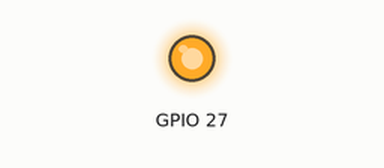
Simulated run of this program. Board: Raspberry Pi (BCM pin numbers). On the bench: output pins drawn as LEDs (lit = HIGH). At 20.0 s the program stops and its outputs stay as they are.

Above: at 0.1 s.
At 19.1 s:
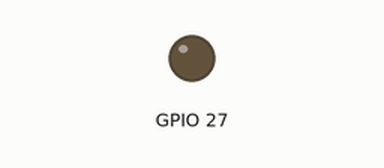
Timing chart, 0 to 20.6 s (numbered marks = the images above):
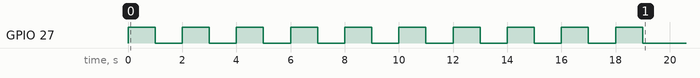

The program:

blinky.py
```python
# gpio_blink.py
# by Scott Kildall (www.kildall.com)
# LED is on pin 27, use a 1K Ohm reistor to ground

import RPi.GPIO as GPIO
import time

GPIO.setwarnings(False)
GPIO.setmode(GPIO.BCM)
GPIO.setup(27, GPIO.OUT)

state = True

# endless loop, on/off for 1 second
# while True:
for i in range(0,10):
	GPIO.output(27,True)
	time.sleep(1)
	GPIO.output(27,False)
	time.sleep(1)
```
